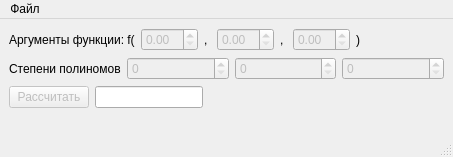
<?xml version="1.0" encoding="UTF-8"?>
<ui version="4.0">
 <class>MainWindow</class>
 <widget class="QMainWindow" name="MainWindow">
  <property name="geometry">
   <rect>
    <x>0</x>
    <y>0</y>
    <width>453</width>
    <height>157</height>
   </rect>
  </property>
  <property name="windowTitle">
   <string>MainWindow</string>
  </property>
  <widget class="QWidget" name="layoutMain">
   <layout class="QVBoxLayout" name="verticalLayout">
    <item>
     <layout class="QHBoxLayout" name="layout_1">
      <item>
       <widget class="QLabel" name="label_1">
        <property name="sizePolicy">
         <sizepolicy hsizetype="Maximum" vsizetype="Preferred">
          <horstretch>0</horstretch>
          <verstretch>0</verstretch>
         </sizepolicy>
        </property>
        <property name="text">
         <string>Аргументы функции: f(</string>
        </property>
       </widget>
      </item>
      <item>
       <widget class="QDoubleSpinBox" name="spinX">
        <property name="enabled">
         <bool>false</bool>
        </property>
       </widget>
      </item>
      <item>
       <widget class="QLabel" name="label_2">
        <property name="sizePolicy">
         <sizepolicy hsizetype="Maximum" vsizetype="Preferred">
          <horstretch>0</horstretch>
          <verstretch>0</verstretch>
         </sizepolicy>
        </property>
        <property name="text">
         <string>, </string>
        </property>
       </widget>
      </item>
      <item>
       <widget class="QDoubleSpinBox" name="spinY">
        <property name="enabled">
         <bool>false</bool>
        </property>
       </widget>
      </item>
      <item>
       <widget class="QLabel" name="label_3">
        <property name="sizePolicy">
         <sizepolicy hsizetype="Maximum" vsizetype="Preferred">
          <horstretch>0</horstretch>
          <verstretch>0</verstretch>
         </sizepolicy>
        </property>
        <property name="text">
         <string>, </string>
        </property>
       </widget>
      </item>
      <item>
       <widget class="QDoubleSpinBox" name="spinZ">
        <property name="enabled">
         <bool>false</bool>
        </property>
       </widget>
      </item>
      <item>
       <widget class="QLabel" name="label_4">
        <property name="sizePolicy">
         <sizepolicy hsizetype="Maximum" vsizetype="Preferred">
          <horstretch>0</horstretch>
          <verstretch>0</verstretch>
         </sizepolicy>
        </property>
        <property name="text">
         <string>)</string>
        </property>
       </widget>
      </item>
      <item>
       <spacer name="horizontalSpacer">
        <property name="orientation">
         <enum>Qt::Horizontal</enum>
        </property>
        <property name="sizeHint" stdset="0">
         <size>
          <width>40</width>
          <height>20</height>
         </size>
        </property>
       </spacer>
      </item>
     </layout>
    </item>
    <item>
     <layout class="QHBoxLayout" name="horizontalLayout">
      <item>
       <widget class="QLabel" name="label">
        <property name="text">
         <string>Степени полиномов</string>
        </property>
       </widget>
      </item>
      <item>
       <widget class="QSpinBox" name="spinPowerX">
        <property name="enabled">
         <bool>false</bool>
        </property>
        <property name="minimum">
         <number>0</number>
        </property>
       </widget>
      </item>
      <item>
       <widget class="QSpinBox" name="spinPowerY">
        <property name="enabled">
         <bool>false</bool>
        </property>
        <property name="minimum">
         <number>0</number>
        </property>
       </widget>
      </item>
      <item>
       <widget class="QSpinBox" name="spinPowerZ">
        <property name="enabled">
         <bool>false</bool>
        </property>
        <property name="minimum">
         <number>0</number>
        </property>
       </widget>
      </item>
     </layout>
    </item>
    <item>
     <layout class="QHBoxLayout" name="layout_2">
      <item>
       <widget class="QPushButton" name="buttonCalculate">
        <property name="enabled">
         <bool>false</bool>
        </property>
        <property name="text">
         <string>Рассчитать</string>
        </property>
       </widget>
      </item>
      <item>
       <widget class="QLineEdit" name="lineResult">
        <property name="sizePolicy">
         <sizepolicy hsizetype="Minimum" vsizetype="Fixed">
          <horstretch>0</horstretch>
          <verstretch>0</verstretch>
         </sizepolicy>
        </property>
        <property name="readOnly">
         <bool>true</bool>
        </property>
       </widget>
      </item>
      <item>
       <spacer name="horizontalSpacer_2">
        <property name="orientation">
         <enum>Qt::Horizontal</enum>
        </property>
        <property name="sizeHint" stdset="0">
         <size>
          <width>40</width>
          <height>20</height>
         </size>
        </property>
       </spacer>
      </item>
     </layout>
    </item>
    <item>
     <spacer name="verticalSpacer">
      <property name="orientation">
       <enum>Qt::Vertical</enum>
      </property>
      <property name="sizeHint" stdset="0">
       <size>
        <width>20</width>
        <height>40</height>
       </size>
      </property>
     </spacer>
    </item>
   </layout>
  </widget>
  <widget class="QMenuBar" name="menuBar">
   <property name="geometry">
    <rect>
     <x>0</x>
     <y>0</y>
     <width>453</width>
     <height>20</height>
    </rect>
   </property>
   <widget class="QMenu" name="menuFile">
    <property name="title">
     <string>Файл</string>
    </property>
    <property name="toolTipsVisible">
     <bool>false</bool>
    </property>
    <addaction name="actionLoad"/>
    <addaction name="actionSave"/>
   </widget>
   <addaction name="menuFile"/>
  </widget>
  <widget class="QStatusBar" name="statusbar"/>
  <action name="actionLoad">
   <property name="text">
    <string>Открыть</string>
   </property>
   <property name="shortcut">
    <string>Ctrl+O</string>
   </property>
  </action>
  <action name="actionSave">
   <property name="enabled">
    <bool>false</bool>
   </property>
   <property name="text">
    <string>Сохранить</string>
   </property>
   <property name="shortcut">
    <string>Ctrl+S</string>
   </property>
  </action>
 </widget>
 <tabstops>
  <tabstop>spinX</tabstop>
  <tabstop>spinY</tabstop>
  <tabstop>spinZ</tabstop>
  <tabstop>spinPowerX</tabstop>
  <tabstop>spinPowerY</tabstop>
  <tabstop>buttonCalculate</tabstop>
  <tabstop>lineResult</tabstop>
 </tabstops>
 <resources/>
 <connections/>
</ui>
